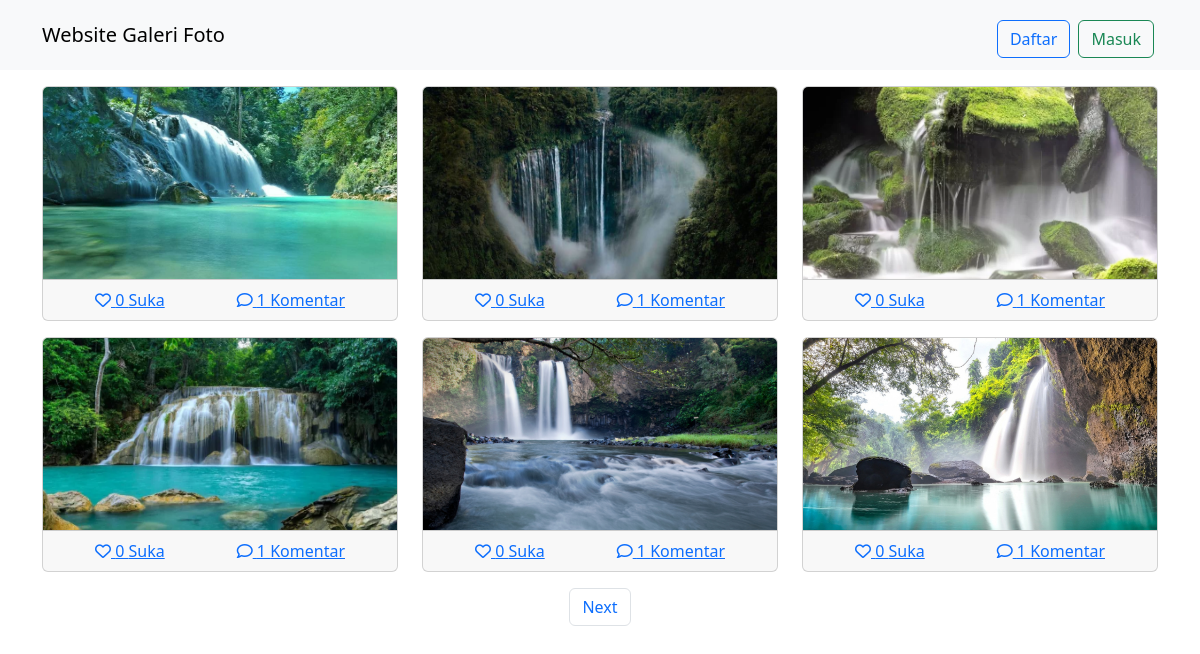
The page / on the database its author committed.
### tables this page shows
CREATE TABLE `photos` (
  `photo_id` int(11) NOT NULL,
  `user_id` int(11) NOT NULL,
  `title` varchar(100) NOT NULL,
  `description` text NOT NULL,
  `image_path` varchar(255) NOT NULL,
  `created_at` timestamp NOT NULL DEFAULT current_timestamp() ON UPDATE current_timestamp(),
  `album_id` int(11) NOT NULL
);

### index.php (the view, shortened to what this page needs)
<?php
include "config/koneksi.php";
$limit_per_page = 6;
$current_page = isset($_GET['page']) ? $_GET['page'] : 1;
$offset = ($current_page - 1) * $limit_per_page;
$query = mysqli_query($koneksi, "SELECT * FROM photos LIMIT $offset, $limit_per_page");
?>
<!DOCTYPE html>
<html lang="en">
<head>
    <link rel="stylesheet" type="text/css" href="aset/css/bootstrap.min.css">
    <link rel="stylesheet" href="https://cdnjs.cloudflare.com/ajax/libs/font-awesome/6.5.1/css/all.min.css" />
</head>
<body>
<nav class="navbar navbar-expand-lg bg-body-tertiary">
    <div class="container">
        <a class="navbar-brand" href="index.php">Website Galeri Foto</a>
        <div class="collapse navbar-collapse mt-2" id="navbarNavAltMarkup">
            <a href="register.php" class="btn btn-outline-primary m-1">Daftar</a>
            <a href="login.php" class="btn btn-outline-success m-1">Masuk</a>
        </div>
    </div>
</nav>
<div class="container mt-3">
    <div class="row">
        <?php while($data = mysqli_fetch_assoc($query)): ?>
        <div class="col-md-4 mb-3">
            <div class="card">
                <img src="aset/img/<?= $data['image_path'] ?>" class="card-img-top" title="" alt="<?= $data['description'] ?>">
                <div class="card-footer text-center">
                    <a href="#">
                        <i class="fa-regular fa-heart"></i>
                        <?php
                            $result_like = mysqli_query($koneksi,"SELECT * FROM likes WHERE photo_id = '{$data['photo_id']}'");
                            echo mysqli_num_rows($result_like);
                        ?>
                        Suka
                    </a>
                    <a href="#">
                        <i class="fa-regular fa-comment"></i>
                        <?php
                            $result_comment = mysqli_query($koneksi,"SELECT * FROM photos WHERE photo_id = '{$data['photo_id']}'");
                            echo mysqli_num_rows($result_comment);
                        ?>
                        Komentar
                    </a>
                </div>
            </div>
        </div>
        <?php endwhile; ?>
    </div>
    <nav aria-label="Page navigation example">
        <ul class="pagination justify-content-center">
            <?php
            $total_data = mysqli_num_rows(mysqli_query($koneksi, "SELECT * FROM photos"));
            $last_page = ceil($total_data / $limit_per_page);
            if($current_page < $last_page): ?>
            <li class="page-item"><a class="page-link" href="?page=<?= $current_page + 1 ?>">Next</a></li>
            <?php endif; ?>
        </ul>
    </nav>
</div>
</body>
</html>

### index.php (style rules this page uses)
.card-img-top { height: 12rem; object-fit: cover; }
.card-footer { display: flex; justify-content: space-around; }

### rows shown on the page
photos: image_path (picture), mysqli_num_rows($result_like) "0", mysqli_num_rows($result_comment) "1"
photos: image_path (picture), mysqli_num_rows($result_like) "0", mysqli_num_rows($result_comment) "1"
photos: image_path (picture), mysqli_num_rows($result_like) "0", mysqli_num_rows($result_comment) "1"
photos: image_path (picture), mysqli_num_rows($result_like) "0", mysqli_num_rows($result_comment) "1"
photos: image_path (picture), mysqli_num_rows($result_like) "0", mysqli_num_rows($result_comment) "1"
photos: image_path (picture), mysqli_num_rows($result_like) "0", mysqli_num_rows($result_comment) "1"
